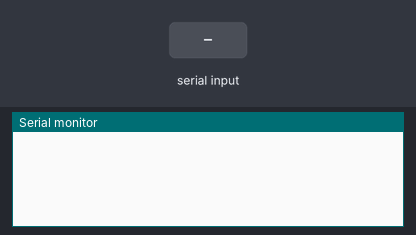
Simulated run of this sketch. Board: Arduino Uno, built with avr-gcc and run on an emulated ATmega328P. Shown: the last lines printed to the serial monitor. The inputs (shaded band) are chosen by the test bench.

Above: at 1.2 s.
1.3 s: "0" received over Serial
At 1.9 s:
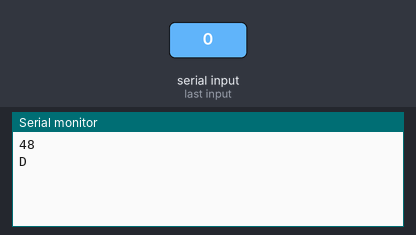
2.8 s: "1" received over Serial
At 4.2 s:
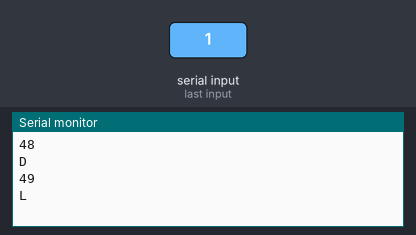

Measured:
- after the input at 1.3 s, the serial monitor: prints a new line at once (image 1)
- after the input at 2.8 s, the serial monitor: prints a new line at once (image 2)

The sketch:

sendYork.ino
```cpp
// (licence header left out)
#include <IRremote.h>

IRsend irsend;
int inByte;


#define TOP 0x80000000

//unsigned long int desligar[5] = {0x1008E040,0x02108010,0x40260000,0x00003729,0x98};
//unsigned long int ligar[5] = {0x1008E040,0x0210A018,0x40060000,0x000037AE,0xD7};

unsigned long int airState[5]={};

int nbits = 32;

void setup()
{
  Serial.begin(9600);

}


void loop() {

  inByte = 0;


  if (Serial.available() > 0) {
      inByte = Serial.read();

      Serial.println(inByte);

      if(inByte ==48){
           desligarAr();
           Serial.println('D');

      }else if (inByte ==49){
          ligarAr();
           Serial.println('L');
      }
      else if (inByte ==51){
        fan03();
        Serial.println('3');
      }
   }


}

   void ligarAr(){


     airState[0]=0x1008E040;
     airState[1]=0x02108018;
     airState[2]=0x40060000;
     airState[3]=0x008037AD;
     airState[4]=0x1B;


   enviar();
 //   irsend.sendYork(0x1008E040,0x0210A018,0x40060000,0x000037AE,0xD7,32);
   }

   void desligarAr(){

     airState[0]=0x1008E040;
     airState[1]=0x02108010;
     airState[2]=0x40060000;
     airState[3]=0x00803725;
     airState[4]=0x98;


     enviar();

   }


   void fan03(){


     airState[0]=0x1008E040;
     airState[1]=0x02108048;
     airState[2]=0x40060000;
     airState[3]=0x008037F8;
     airState[4]=0x1B;


   enviar();
 //   irsend.sendYork(0x1008E040,0x0210A018,0x40060000,0x000037AE,0xD7,32);
   }


   void enviar(){

   irsend.sendYork(airState[0],airState[1],airState[2],airState[3],airState[4],32);

   }
```
